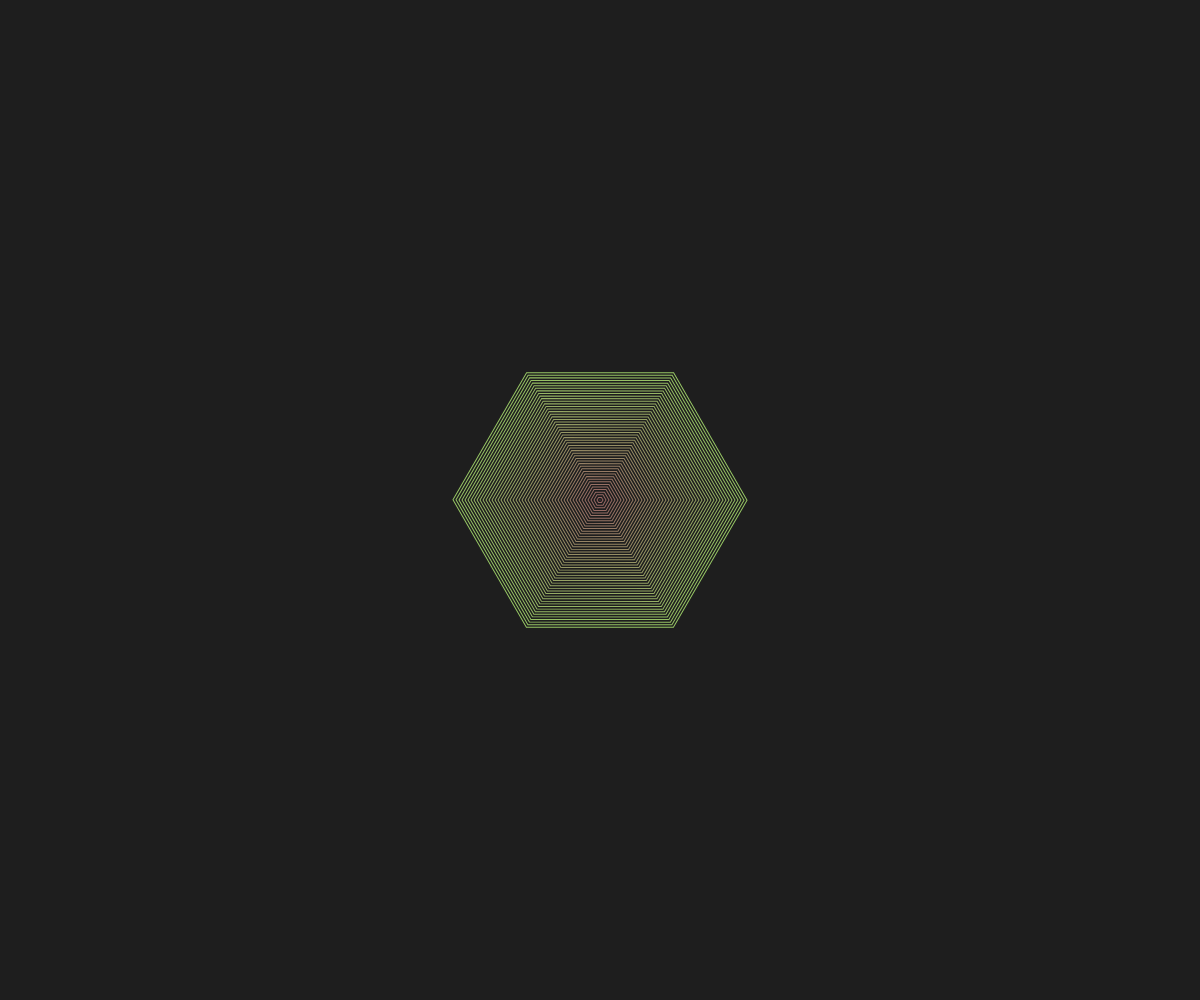
Frame 1 (no input)
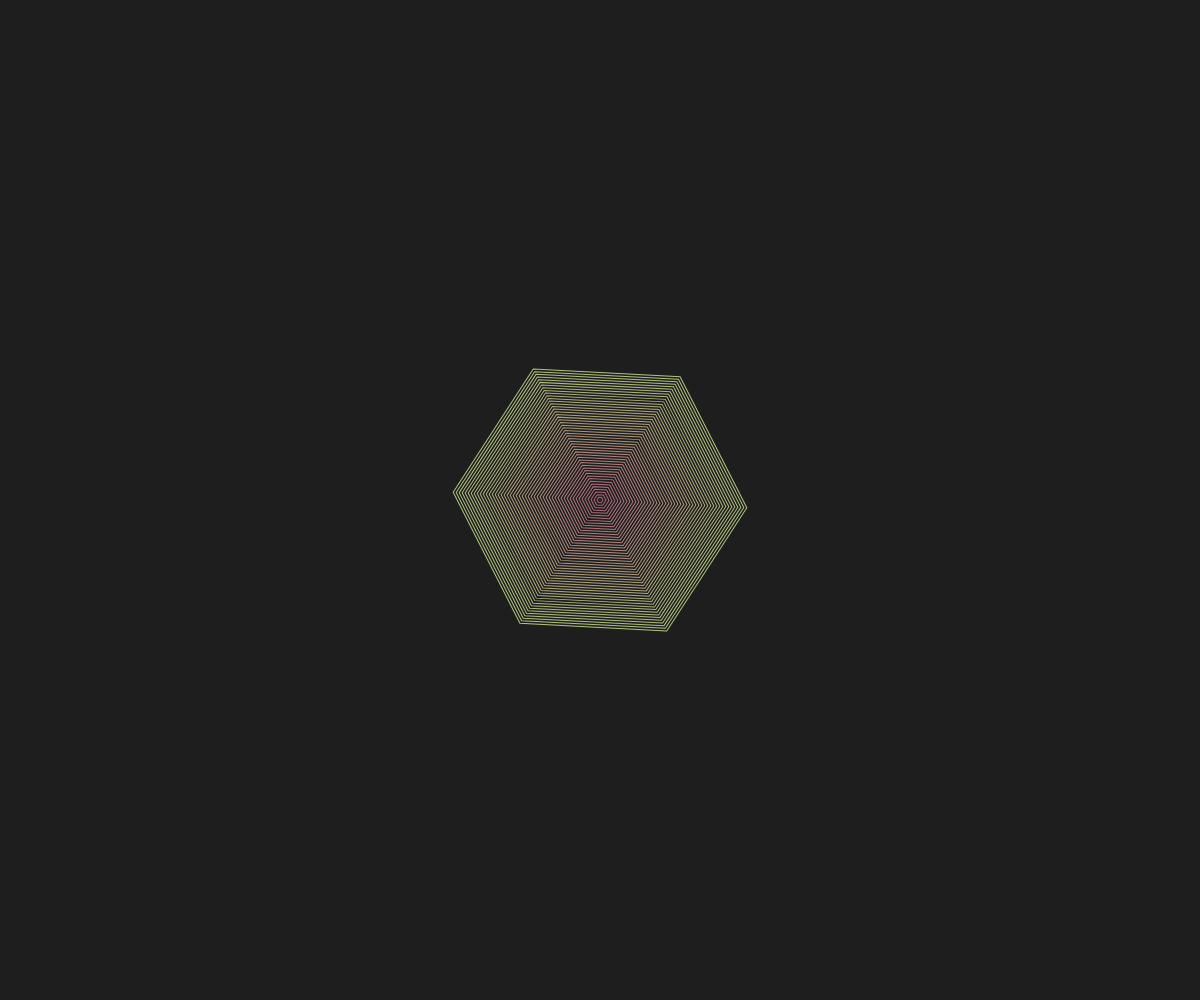
Frame 60 (no input)
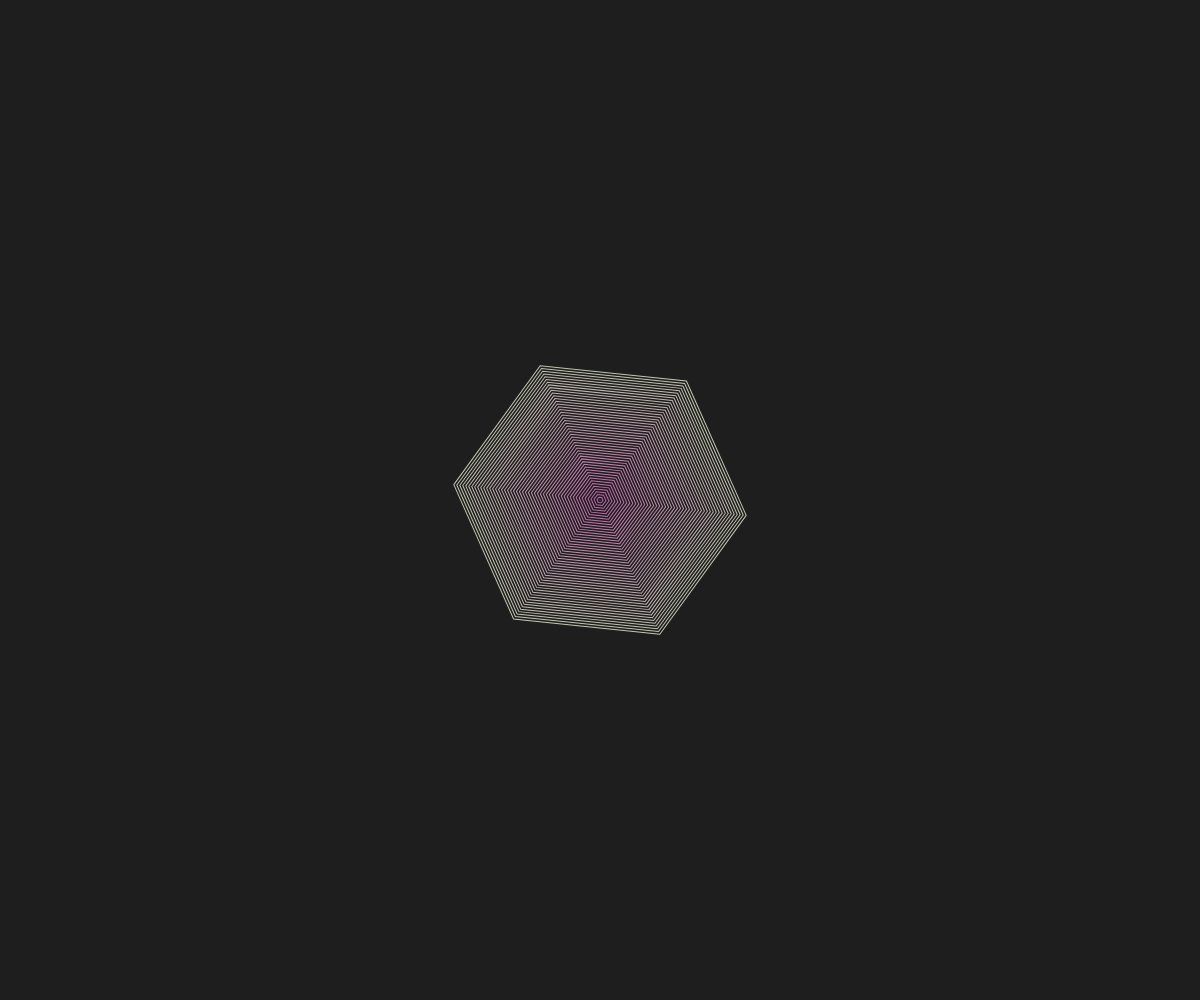
Frame 120 (the mouse pressed at the canvas centre since frame 60)

The p5.js sketch that drew these frames (run headless with seeded random() and noise() and a simulated clock; from frame 60 on, the mouse is pressed at the canvas centre):

// p5.js sketch
// ── sketch.js
// I used these video for reference https://www.youtube.com/watch?v=vmhRlDyPHMQ&list=PLwUlLzAS3RYow0T9ZXB0IomwB-DyBRTfm

function setup() {
  createCanvas(windowWidth, windowHeight);
  angleMode(DEGREES); //set up angle mode to degrees
}

function draw() {
  background(30); //gray background color

  translate(width / 2, height / 2); //move the origin to the center of the canvas
  rotate(60); //rotate the canvas
  noFill();
  stroke(255); //stroke color white

  //loop creating 50 shapes
  for (var i = 0; i < 50; i++) {

    var r = map(sin(frameCount / 2), -1, 1, 100, 200); //map the sine of the frame count 
    var g = map(i, 0, 50, 100, 200); // map the loop index
    var b = map(cos(frameCount), -1, 1, 200, 100); // map the cosine of the frame count

    stroke(r, g, b); // setting the stroke color within RBB values

    push();
    rotate(frameCount / 20); // rotate the shape based on frame count
    beginShape();


    // loop to create the vertices
    for (var j = 0; j < 360; j += 60) {
      var rad = i * 3; // radius of current vertex
      var x = rad * cos (j); // x - coordinate using cosine
      var y = rad * sin (j); // y - coordinate using sine
      vertex(x,y); 

    }
    endShape(CLOSE);
    pop()

  }
}
